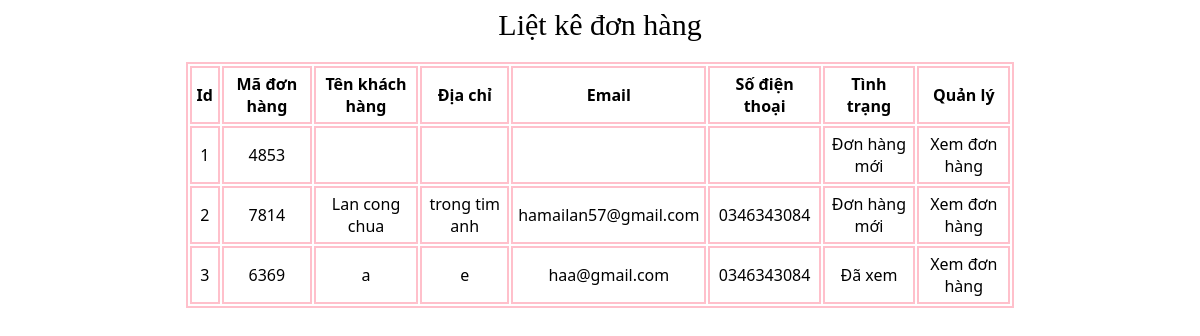
Page /admincp/modules/quanlydonhang/lietke.php on the committed database.
### tables this page shows
CREATE TABLE `tbl_cart` (
  `id_cart` int(11) NOT NULL,
  `id_khachhang` int(11) NOT NULL,
  `code_cart` varchar(10) NOT NULL,
  `cart_status` int(11) NOT NULL
);

CREATE TABLE `tbl_dangky` (
  `id_dangky` int(11) NOT NULL,
  `tenkhachhang` varchar(200) NOT NULL,
  `email` varchar(100) NOT NULL,
  `diachi` varchar(200) NOT NULL,
  `matkhau` varchar(100) NOT NULL,
  `dienthoai` varchar(20) NOT NULL
);

### admincp/modules/quanlydonhang/lietke.php (the view, shortened to what this page needs)
<div class="header_DM">
<p>Liệt kê đơn hàng</p>
</div>
<?php
	$sql_lietke_dh = "SELECT * FROM tbl_cart,tbl_dangky WHERE tbl_cart.id_khachhang=tbl_dangky.id_dangky ORDER BY tbl_cart.id_cart DESC";
	$query_lietke_dh = mysqli_query($mysqli,$sql_lietke_dh);
?>
<div class="wrapperr">
  <table style="width:70%; border:2px solid pink;" style="border-collapse: collapse ;background-color:pink;">
  <tr>
  	<th>Id</th>
    <th>Mã đơn hàng</th>
    <th>Tên khách hàng</th>
    <th>Địa chỉ</th>
    <th>Email</th>
    <th>Số điện thoại</th>
    <th>Tình trạng</th>
  	<th>Quản lý</th>
  </tr>
  <?php
  $i = 0;
  while($row = mysqli_fetch_array($query_lietke_dh)){
  	$i++;
  ?>
  <tr>
  	<td><?php echo $i ?></td>
    <td><?php echo $row['code_cart'] ?></td>
    <td><?php echo $row['tenkhachhang'] ?></td>
    <td><?php echo $row['diachi'] ?></td>
    <td><?php echo $row['email'] ?></td>
    <td><?php echo $row['dienthoai'] ?></td>
    <td>
    	<?php if($row['cart_status']==1){
    		echo '<a href="modules/quanlydonhang/xuly.php?code='.$row['code_cart'].'">Đơn hàng mới</a>';
    	}else{
    		echo 'Đã xem';
    	}
    	?>
    </td>
   	<td>
   		<a href="index.php?action=donhang&query=xemdonhang&code=<?php echo $row['code_cart'] ?>">Xem đơn hàng</a>
   	</td>
  </tr>
  <?php
  }
  ?>
  </table>
</div>

### admincp/modules/quanlydonhang/lietke.php (style rules this page uses)
.wrapperr { display: flex; min-height: 30vh; justify-content:center; align-items: center; font-family: 'Segoe UI', Tahoma, Geneva, Verdana, sans-serif; margin-bottom: 50px; }
th { padding : 5px; text-align : center; border: 2px solid pink; }
td { padding : 5px; text-align : center; border: 2px solid pink; }
td a { text-align: center; text-decoration: none; color: black; }
.header_DM p { text-align: center; font-size : 30px; margin-bottom :20px; }

### rows in the picture
tbl_cart: code_cart "4853"
tbl_cart: code_cart "7814", tbl_dangky.tenkhachhang "Lan cong chua", tbl_dangky.diachi "trong tim anh", tbl_dangky.email "hamailan57@gmail.com", tbl_dangky.dienthoai "0346343084"
tbl_cart: code_cart "6369", tbl_dangky.tenkhachhang "a", tbl_dangky.diachi "e", tbl_dangky.email "haa@gmail.com", tbl_dangky.dienthoai "0346343084", cart_status "Đã xem"
